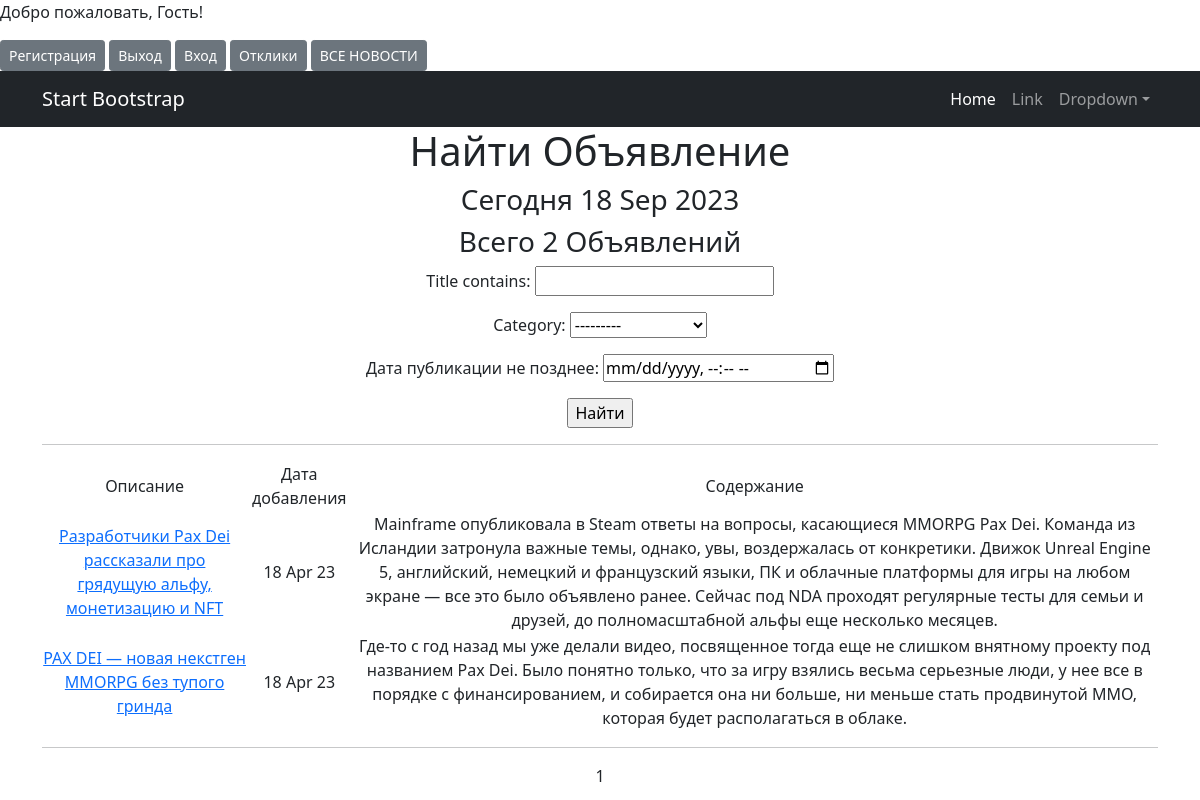
The app's page /blogs/search/ with its own data.
### brd/models.py (models this page shows)
class Ad(models.Model):
    ТАНКИ = "TN"
    ХИЛЫ = "XL"
    ДД = "DD"
    ТОРГОВЦЫ = "TRG"
    ГИЛДМАСТЕРА = 'GIL'
    КВЕСТГИВЕРЫ = 'KVS'
    CATEGORY_CHOICES = (
        (ТАНКИ, 'ТАНКИ'),
        (ХИЛЫ, 'ХИЛЫ'),
        (ДД, 'ДД'),
        (ТОРГОВЦЫ, 'ТОРГОВЦЫ'),
        (ГИЛДМАСТЕРА, 'ГИЛДМАСТЕРА'),
        (КВЕСТГИВЕРЫ, 'КВЕСТГИВЕРЫ'),
    )
    author = models.ForeignKey(User, on_delete=models.CASCADE, help_text="Автор")
    title = models.CharField(max_length=200)
    content = models.TextField()
    category = models.CharField(max_length=200, choices=CATEGORY_CHOICES,
                                default=ТАНКИ, help_text=('Название категории'))
    created_by = models.ForeignKey(Profile, on_delete=models.CASCADE, related_name='ads')
    created_at = models.DateTimeField(auto_now_add=True)
    updated_at = models.DateTimeField(auto_now=True)
    image = models.ImageField(upload_to='media/', blank=True, null=True, max_length=255)
    file = models.FileField(upload_to='blogs/', blank=True, null=True)
    """модель для откликов"""

### brd/views.py (the view)
# urls.py: path('search/', BlogsSearch.as_view(), name='search'),
class BlogsSearch(ListView):
    model = Ad
    ordering = 'created_at'
    template_name = 'search.html'
    context_object_name = 'search'
    paginate_by = 2
    def get_queryset(self):
        queryset = super().get_queryset()
        self.filterset = BlogFilter(self.request.GET, queryset)
        return self.filterset.qs
    def get_context_data(self, **kwargs):
        context = super().get_context_data(**kwargs)
        context['filterset'] = self.filterset
        context['all_blogs'] = Ad.objects.all()
        return context

### brd/templatetags/custom_tags.py (called while the page is built)
@register.simple_tag()
def current_time(format_string='%b %d %Y'):
    return datetime.utcnow().strftime(format_string)

### templates/brd/search.html (shortened to what this page needs)
{% extends 'flatpages/default.html' %}
{% load custom_filters %}
{% load custom_tags %}
{% block content %}
<h1>Найти Объявление</h1>
<h3>Сегодня {% current_time '%d %b %Y' %}</h3>
<h3> Всего {{ all_blogs|length }} Объявлений</h3>
<form action="" method="get">
    {{ filterset.form.as_p }}
    <input type="submit" value="Найти"/>
</form>
<hr>
{% if search %}
<table>
    <tr>
        <td>Описание</td>
        <td>Дата добавления</td>
        <td>Содержание</td>
    <tr>
        {% for blog in search %}
    <tr>
        <td><a href="{% url 'blog' blog.id %}">{{ blog.title }}</a></td>
        <td>{{ blog.created_at|date:'d M y ' }}</td>
        <td>{{ blog.content}}</td>
        {% endfor %}
</table>
<hr>
{% else %}
<h2>Новостей нет!</h2>
{% endif %}
{{ page_obj.number }}
{% endblock content %}

### records on screen
Ad: title "Разработчики Pax Dei рассказали про грядущую альфу, монетизацию и NFT", created_at "18 Apr 23", content "Mainframe опубликовала в Steam ответы на вопросы, касающиеся MMORPG Pax Dei. Команда из Исландии затронула важные темы, однако, увы, воздержалась от конкретики. Движок Unreal Engine 5, английский, немецкий и французский языки, ПК и облачные платформы для игры на любом экране — все это было объявлено ранее. Сейчас под NDA проходят регулярные тесты для семьи и друзей, до полномасштабной альфы еще несколько месяцев."
Ad: title "PAX DEI — новая некстген MMORPG без тупого гринда", created_at "18 Apr 23", content "Где-то с год назад мы уже делали видео, посвященное тогда еще не слишком внятному проекту под названием Pax Dei. Было понятно только, что за игру взялись весьма серьезные люди, у нее все в порядке с финансированием, и собирается она ни больше, ни меньше стать продвинутой ММО, которая будет располагаться в облаке."

### other values on screen
{{ all_blogs|length }} "2"
{{ page_obj.number }} "1"
